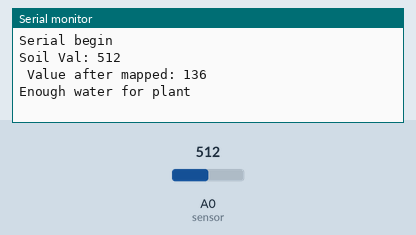
Recording of a sketch running on a simulated Arduino Uno, built with avr-gcc and run on an emulated ATmega328P. On the bench: the last lines printed to the serial monitor. The test bench sets the inputs (shaded band); at power-on: A0 (sensor) = 512.

Above: at 3.2 s.
3.3 s: A0 (sensor) set to 714
At 4.9 s:
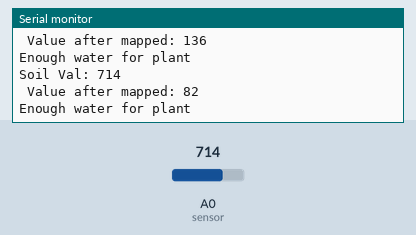
6.0 s: A0 (sensor) set to 743
At 6.5 s:
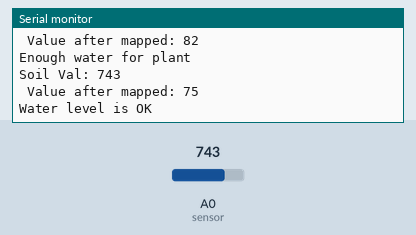
9.5 s: A0 (sensor) set to 853
At 10.8 s:
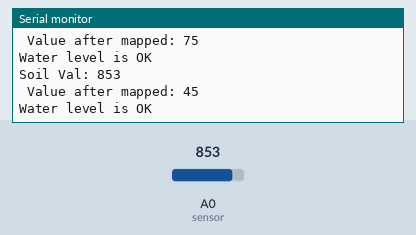
12.2 s: A0 (sensor) set to 887
At 15.1 s:
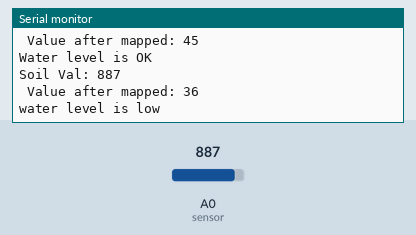
Timing chart, 0 to 16.6 s (numbered marks = the images above; inputs shaded):
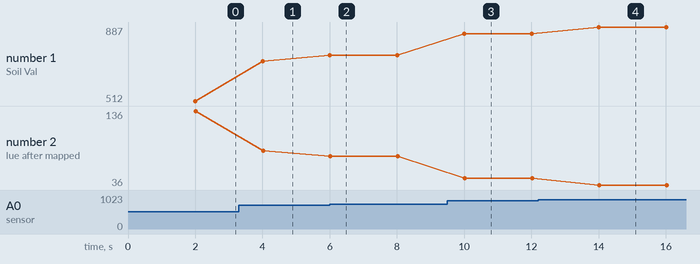

The sketch:

Soil_sensor.ino
```cpp
int sensor=A0, soil;

void setup() {
  Serial.begin(9600);
  Serial.println("Serial begin");
  delay(2000);
}

void loop() {
   soil = analogRead(sensor);
   Serial.println(String("Soil Val: ") + soil);
   soil=map(soil, 1023, 650, 0,100);
   Serial.println(String(" Value after mapped: ")+soil);
   if(soil>=80)
   {
    Serial.println("Enough water for plant");
   }
   else if(soil <=40)
   {
    Serial.println("water level is low");
   }
   else
   {
    Serial.println("Water level is OK");
   }
   delay(2000);
}
```

Measured:
- the behaviour switches between 724 and 725 on A0 (sensor) (found by bisection; images 1 and 2)
- the behaviour switches between 870 and 871 on A0 (sensor) (found by bisection; images 3 and 4)
- after the input at 3.3 s, the serial monitor: prints a new line after 0.70 s (image 1)
- after the input at 6.0 s, the serial monitor: prints a new line at once (image 2)
- after the input at 9.5 s, the serial monitor: prints a new line after 0.50 s (image 3)
- after the input at 12.2 s, the serial monitor: prints a new line after 1.8 s (image 4)
- plotted number 1: 512 → 714 after the input at 3.3 s, 714 → 743 after the input at 6.0 s, 743 → 853 after the input at 9.5 s, 853 → 887 after the input at 12.2 s
- plotted number 2: 136 → 82 after the input at 3.3 s, 82 → 75 after the input at 6.0 s, 75 → 45 after the input at 9.5 s, 45 → 36 after the input at 12.2 s
